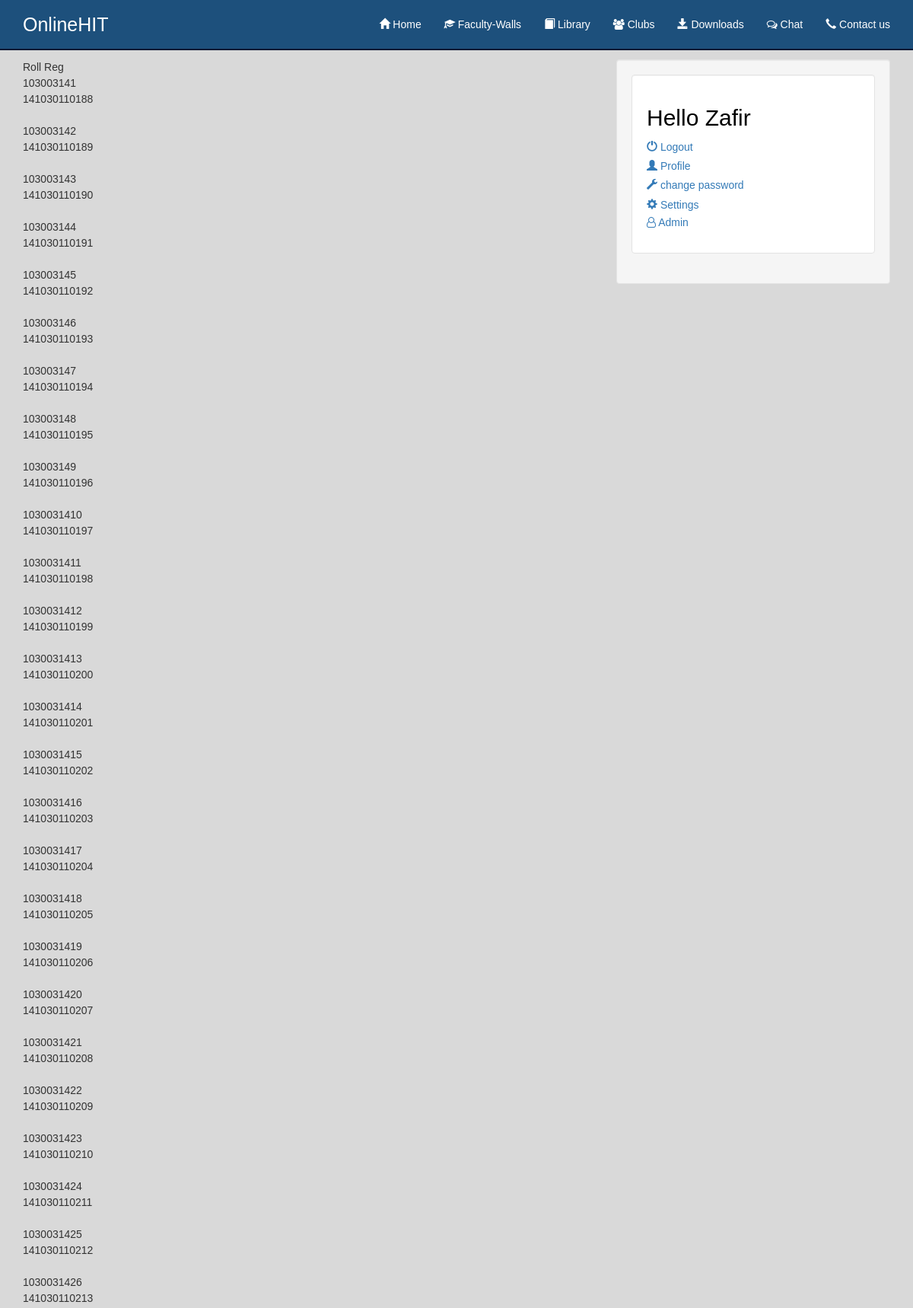
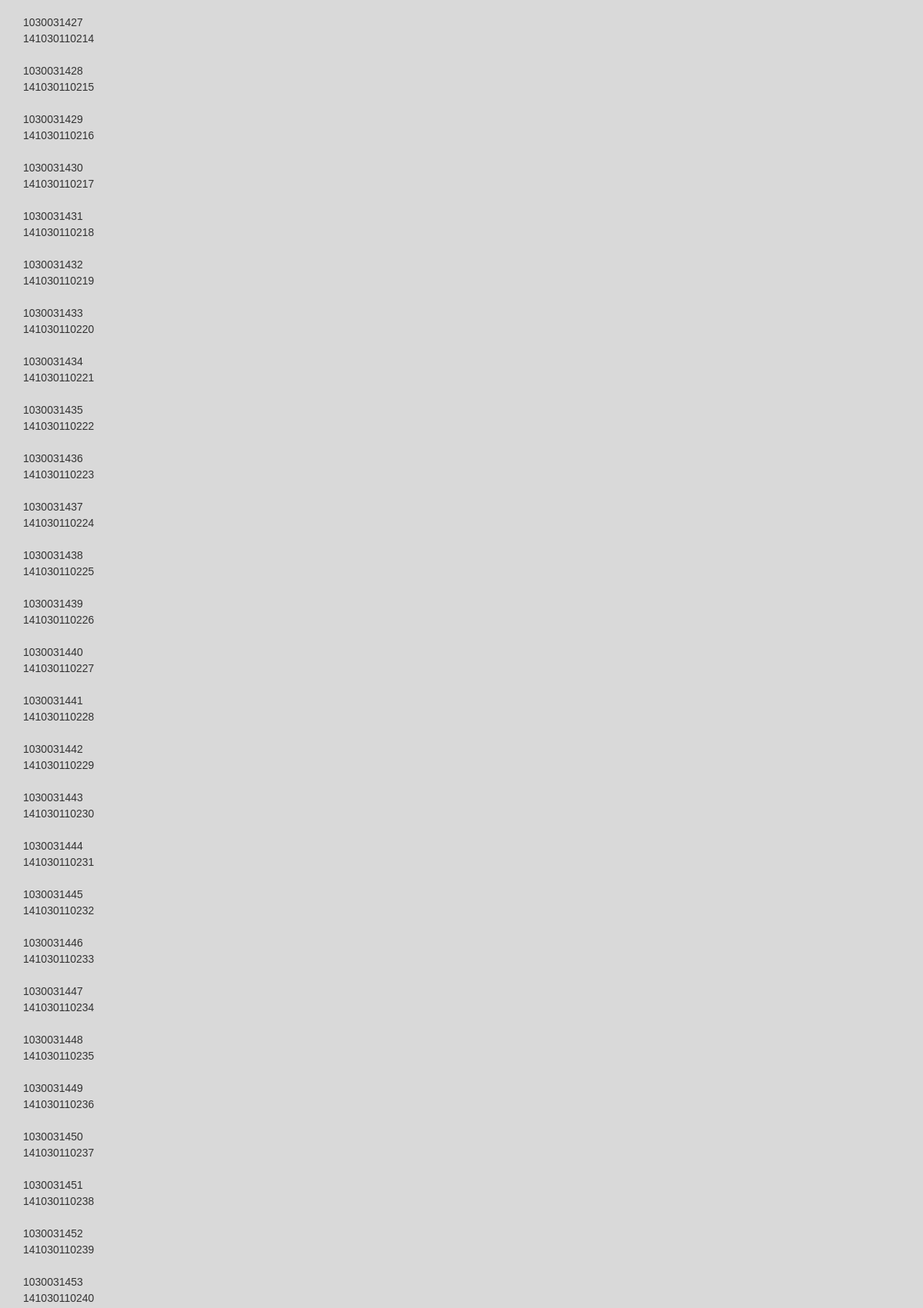
/addrollreg.php (signed in, upper part), run on the app's committed database (2 pictures, top to bottom).
### tables this page shows
CREATE TABLE IF NOT EXISTS `users` (
`user_id` int(11) NOT NULL,
  `username` varchar(50) NOT NULL,
  `password` varchar(32) NOT NULL,
  `first_name` varchar(30) NOT NULL,
  `last_name` varchar(30) NOT NULL,
  `email` varchar(1024) NOT NULL,
  `email_code` varchar(32) NOT NULL,
  `active` int(11) NOT NULL DEFAULT '0',
  `type` varchar(20) NOT NULL DEFAULT '0',
  `department` varchar(5) NOT NULL,
  `member` varchar(20) DEFAULT NULL,
  `year` int(1) NOT NULL,
  `uni_roll` bigint(20) DEFAULT NULL,
  `uni_reg` bigint(20) DEFAULT NULL,
  `college_id` varchar(20) DEFAULT NULL,
  `course_duration` int(2) NOT NULL,
  `batch` int(1) NOT NULL,
  `gender` varchar(1) NOT NULL,
  `allow_email` int(1) NOT NULL DEFAULT '1',
  `profile` varchar(55) NOT NULL,
  `details` int(1) NOT NULL DEFAULT '0',
  `faculty` int(1) NOT NULL DEFAULT '0',
  `joined_on` timestamp NOT NULL DEFAULT CURRENT_TIMESTAMP ON UPDATE CURRENT_TIMESTAMP
);

### core/functions/users.php (called while the page is built, shortened)
			<?php
function user_data($user_id)
{
	global $db;
	$user_id = (int)$user_id;
	$func_num_args = func_num_args();
	$func_get_args = func_get_args();
	if($func_num_args > 1){
		unset($func_get_args[0]);
		$fields 	= "`".implode("`, `", $func_get_args)."`";
		if($result 	= $db->query("SELECT $fields FROM `users` WHERE `user_id` = $user_id"))
		{
			$data 		= $result->fetch_assoc();
			return $data;
		}
	}
}
?>

### core/init.php (called while the page is built, shortened)
<?php
	require "database/connect.php";
	require "functions/users.php";
	require "functions/general.php";
	if(logged_in() === true)
	{
		$session_user_id = $_SESSION['user_id'];
		$user_data = user_data($session_user_id,'user_id','username','password','first_name','last_name','email','email_code','type','department','member','year','batch','gender','details','uni_roll','uni_reg','college_id','faculty');
	}
?>

### core/functions/general.php (the view, shortened to what this page needs)
<?php
	function generate_roll_reg_combo($pre_roll,$roll_start,$roll_end,$pre_reg,$reg_start)
	{
		$diff = $reg_start-$roll_start;
		for($roll=$roll_start;$roll<=$roll_end;$roll++)
		{
			echo $pre_roll.$roll."<br>".$pre_reg.($roll+$diff)."<br><br>";
		}
	}
		?>

### includes/widgets/loggedin.php (shortened to what this page needs)
<div class="widget" id='aside_menu'>
	<div class="inner well well-wb">
	<h2>Hello <?php echo $user_data['first_name']; ?></h2>
	<ul>
		<li><a href="logout.php">
		<span class="glyphicon glyphicon-off" aria-hidden="true"></span> Logout </a></li>
		<li><a href="<?php echo $user_data['username']; ?>">
		<span class="glyphicon glyphicon-user" aria-hidden="true"></span> Profile</a></li>
		<li><a href="changepassword.php">
		<span class="glyphicon glyphicon-wrench" aria-hidden="true"></span> change password</a></li>
		<li><a href="settings.php">
		<span class="glyphicon glyphicon-cog" aria-hidden="true"></span> Settings</a></li>
				<?php
			if($user_data['type'] == 'admin')
			{
				?>
					<a href="admin.php"><i class="fa fa-user-o"></i> Admin</a>
				<?php
			}
		 ?>
	</ul>
	</div>
</div>

### css/main.css (style rules this page uses)
ul { list-style-type: none; }
* { margin:0; padding: 0; }
body { font-family:arial; line-height: 1.5em; background-color: #d9d9d9; border-right: 0; }
ul li { list-style-type: none; line-height:1.8em; }

### css/general.css (style rules this page uses)
.well-wb { background-color: white; color: black; }

### data on the page
users: $roll+$diff "188", $roll+$diff "189", $roll+$diff "190", $roll+$diff "191", $roll+$diff "192", $roll+$diff "193", $roll+$diff "194", $roll+$diff "195", $roll+$diff "196", $roll+$diff "197", $roll+$diff "198", $roll+$diff "199", $roll+$diff "200", $roll+$diff "201", $roll+$diff "202", $roll+$diff "203", $roll+$diff "204", $roll+$diff "205", $roll+$diff "206", $roll+$diff "207", $roll+$diff "208", $roll+$diff "209", $roll+$diff "210", $roll+$diff "211", $roll+$diff "212", $roll+$diff "213", $roll+$diff "214", $roll+$diff "215", $roll+$diff "216", $roll+$diff "217", $roll+$diff "218", $roll+$diff "219", $roll+$diff "220", $roll+$diff "221", $roll+$diff "222", $roll+$diff "223", $roll+$diff "224", $roll+$diff "225", $roll+$diff "226", $roll+$diff "227", $roll+$diff "228", $roll+$diff "229", $roll+$diff "230", $roll+$diff "231", $roll+$diff "232", $roll+$diff "233", $roll+$diff "234", $roll+$diff "235", $roll+$diff "236", $roll+$diff "237", $roll+$diff "238", $roll+$diff "239", $roll+$diff "240", first_name "Zafir"
